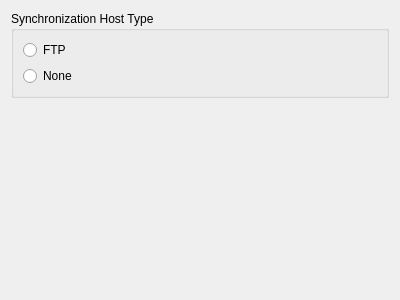
<?xml version="1.0" encoding="UTF-8"?>
<ui version="4.0">
 <class>SyncHostTypePage</class>
 <widget class="QWizardPage" name="SyncHostTypePage">
  <property name="geometry">
   <rect>
    <x>0</x>
    <y>0</y>
    <width>400</width>
    <height>300</height>
   </rect>
  </property>
  <property name="title">
   <string>Host Type Selection</string>
  </property>
  <property name="subTitle">
   <string>Please select the type of the host to be used for synchronization.</string>
  </property>
  <layout class="QVBoxLayout" name="verticalLayout_2">
   <item>
    <widget class="QGroupBox" name="groupBox">
     <property name="title">
      <string>Synchronization Host Type</string>
     </property>
     <layout class="QVBoxLayout" name="verticalLayout">
      <item>
       <widget class="QRadioButton" name="ftpRadioButton">
        <property name="toolTip">
         <string>Select to use a FTP host</string>
        </property>
        <property name="text">
         <string>FTP</string>
        </property>
       </widget>
      </item>
      <item>
       <widget class="QRadioButton" name="noneRadioButton">
        <property name="toolTip">
         <string>Select to use no particular host type</string>
        </property>
        <property name="text">
         <string>None</string>
        </property>
       </widget>
      </item>
     </layout>
    </widget>
   </item>
   <item>
    <spacer name="verticalSpacer">
     <property name="orientation">
      <enum>Qt::Vertical</enum>
     </property>
     <property name="sizeHint" stdset="0">
      <size>
       <width>20</width>
       <height>191</height>
      </size>
     </property>
    </spacer>
   </item>
  </layout>
 </widget>
 <resources/>
 <connections/>
</ui>
